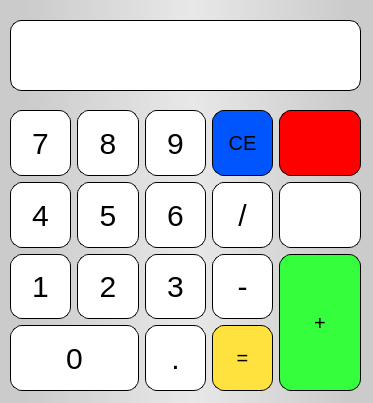
<?xml version="1.0" encoding="UTF-8"?>
<ui version="4.0">
 <class>Mainwindow</class>
 <widget class="QMainWindow" name="Mainwindow">
  <property name="geometry">
   <rect>
    <x>0</x>
    <y>0</y>
    <width>373</width>
    <height>403</height>
   </rect>
  </property>
  <property name="windowTitle">
   <string>Calculadora</string>
  </property>
  <property name="windowIcon">
   <iconset>
    <normaloff>iconjanela1.jpg</normaloff>iconjanela1.jpg</iconset>
  </property>
  <widget class="QWidget" name="centralwidget">
   <property name="styleSheet">
    <string notr="true">QPushButton{
	border: 1px solid black;
	font-size: 30px;
	color: black;
	background-color:white;
	border-radius: 12px;
	font: 22pt &quot;Bahnschrift&quot;;
}

QPushButton:hover{
	color: rgb(61,61,61);
	background-color: rgb(238,238,238);
}

QWidget#centralwidget{
	background-color: qlineargradient(spread:repeat, x1:0, y1:0, x2:1, y2:0, stop:0.0681818 rgba(203, 203, 203, 255), stop:0.514124 rgba(232, 232, 232, 255), stop:0.931818 rgba(203, 203, 203, 255));
}

QLabel#visor{
	border: 1px solid black;
	font-size: 30px;
	color: black;
	background-color:white;
	border-radius: 11px;
}

QPushButton#btdelete{
	font-size: 20px;
	color: black;
	background-color:red;
	border-radius: 12px;
	box-shadow:  ;
}
QPushButton#btdelete:hover{
	color: rgb(61,61,61);
	background-color: rgb(238,238,238);
}

QPushButton#btsoma{
	font-size: 20px;
	color: black;
	background-color: rgb(53, 255, 60);
	border-radius: 12px;
}
QPushButton#btsoma:hover{
	color: rgb(61,61,61);
	background-color: rgb(238,238,238);
}

QPushButton#btigual{
	font-size: 20px;
	background-color: rgb(255, 226, 62);
	border-radius: 12px;
}
QPushButton#btigual:hover{
	color: rgb(61,61,61);
	background-color: rgb(238,238,238);
}

QPushButton#btce{
	font-size: 20px;
	
	background-color: rgb(0, 85, 255);
	border-radius: 12px;
}
QPushButton#btce:hover{
	color: rgb(61,61,61);
	background-color: rgb(238,238,238);
}

</string>
   </property>
   <widget class="QLabel" name="visor">
    <property name="geometry">
     <rect>
      <x>10</x>
      <y>20</y>
      <width>351</width>
      <height>71</height>
     </rect>
    </property>
    <property name="styleSheet">
     <string notr="true">QLabel#visor{
	border: 1px solid black;
	color: black;
	background-color:white;
	border-radius: 11px;
	font: 30pt &quot;Bahnschrift&quot;;
}</string>
    </property>
    <property name="text">
     <string/>
    </property>
    <property name="alignment">
     <set>Qt::AlignRight|Qt::AlignTrailing|Qt::AlignVCenter</set>
    </property>
   </widget>
   <widget class="QWidget" name="gridLayoutWidget">
    <property name="geometry">
     <rect>
      <x>10</x>
      <y>110</y>
      <width>351</width>
      <height>281</height>
     </rect>
    </property>
    <layout class="QGridLayout" name="gridLayout">
     <item row="2" column="1">
      <widget class="QPushButton" name="bt2">
       <property name="sizePolicy">
        <sizepolicy hsizetype="MinimumExpanding" vsizetype="Preferred">
         <horstretch>0</horstretch>
         <verstretch>13</verstretch>
        </sizepolicy>
       </property>
       <property name="text">
        <string>2</string>
       </property>
      </widget>
     </item>
     <item row="1" column="3">
      <widget class="QPushButton" name="btdiv">
       <property name="sizePolicy">
        <sizepolicy hsizetype="MinimumExpanding" vsizetype="Preferred">
         <horstretch>0</horstretch>
         <verstretch>13</verstretch>
        </sizepolicy>
       </property>
       <property name="text">
        <string>/</string>
       </property>
      </widget>
     </item>
     <item row="3" column="2">
      <widget class="QPushButton" name="btponto">
       <property name="sizePolicy">
        <sizepolicy hsizetype="MinimumExpanding" vsizetype="Preferred">
         <horstretch>0</horstretch>
         <verstretch>13</verstretch>
        </sizepolicy>
       </property>
       <property name="text">
        <string>.</string>
       </property>
      </widget>
     </item>
     <item row="0" column="2">
      <widget class="QPushButton" name="bt9">
       <property name="sizePolicy">
        <sizepolicy hsizetype="MinimumExpanding" vsizetype="Preferred">
         <horstretch>0</horstretch>
         <verstretch>13</verstretch>
        </sizepolicy>
       </property>
       <property name="text">
        <string>9</string>
       </property>
      </widget>
     </item>
     <item row="0" column="0">
      <widget class="QPushButton" name="bt7">
       <property name="sizePolicy">
        <sizepolicy hsizetype="MinimumExpanding" vsizetype="Preferred">
         <horstretch>0</horstretch>
         <verstretch>13</verstretch>
        </sizepolicy>
       </property>
       <property name="text">
        <string>7</string>
       </property>
      </widget>
     </item>
     <item row="3" column="3">
      <widget class="QPushButton" name="btigual">
       <property name="sizePolicy">
        <sizepolicy hsizetype="MinimumExpanding" vsizetype="Preferred">
         <horstretch>0</horstretch>
         <verstretch>13</verstretch>
        </sizepolicy>
       </property>
       <property name="text">
        <string>=</string>
       </property>
      </widget>
     </item>
     <item row="1" column="2">
      <widget class="QPushButton" name="bt6">
       <property name="sizePolicy">
        <sizepolicy hsizetype="MinimumExpanding" vsizetype="Preferred">
         <horstretch>0</horstretch>
         <verstretch>13</verstretch>
        </sizepolicy>
       </property>
       <property name="text">
        <string>6</string>
       </property>
      </widget>
     </item>
     <item row="1" column="1">
      <widget class="QPushButton" name="bt5">
       <property name="sizePolicy">
        <sizepolicy hsizetype="MinimumExpanding" vsizetype="Preferred">
         <horstretch>0</horstretch>
         <verstretch>13</verstretch>
        </sizepolicy>
       </property>
       <property name="text">
        <string>5</string>
       </property>
      </widget>
     </item>
     <item row="2" column="3">
      <widget class="QPushButton" name="btsub">
       <property name="sizePolicy">
        <sizepolicy hsizetype="MinimumExpanding" vsizetype="Preferred">
         <horstretch>0</horstretch>
         <verstretch>13</verstretch>
        </sizepolicy>
       </property>
       <property name="text">
        <string>-</string>
       </property>
      </widget>
     </item>
     <item row="1" column="4">
      <widget class="QPushButton" name="btmult">
       <property name="sizePolicy">
        <sizepolicy hsizetype="MinimumExpanding" vsizetype="Preferred">
         <horstretch>0</horstretch>
         <verstretch>13</verstretch>
        </sizepolicy>
       </property>
       <property name="text">
        <string/>
       </property>
       <property name="icon">
        <iconset>
         <normaloff>asterisco.png</normaloff>asterisco.png</iconset>
       </property>
       <property name="iconSize">
        <size>
         <width>16</width>
         <height>16</height>
        </size>
       </property>
      </widget>
     </item>
     <item row="2" column="0">
      <widget class="QPushButton" name="bt1">
       <property name="sizePolicy">
        <sizepolicy hsizetype="MinimumExpanding" vsizetype="Preferred">
         <horstretch>0</horstretch>
         <verstretch>13</verstretch>
        </sizepolicy>
       </property>
       <property name="text">
        <string>1</string>
       </property>
      </widget>
     </item>
     <item row="0" column="3">
      <widget class="QPushButton" name="btce">
       <property name="sizePolicy">
        <sizepolicy hsizetype="MinimumExpanding" vsizetype="Preferred">
         <horstretch>0</horstretch>
         <verstretch>13</verstretch>
        </sizepolicy>
       </property>
       <property name="text">
        <string>CE</string>
       </property>
      </widget>
     </item>
     <item row="0" column="4">
      <widget class="QPushButton" name="btdelete">
       <property name="sizePolicy">
        <sizepolicy hsizetype="MinimumExpanding" vsizetype="Preferred">
         <horstretch>0</horstretch>
         <verstretch>13</verstretch>
        </sizepolicy>
       </property>
       <property name="text">
        <string/>
       </property>
       <property name="icon">
        <iconset>
         <normaloff>deleteicon.png</normaloff>deleteicon.png</iconset>
       </property>
       <property name="iconSize">
        <size>
         <width>25</width>
         <height>25</height>
        </size>
       </property>
      </widget>
     </item>
     <item row="0" column="1">
      <widget class="QPushButton" name="bt8">
       <property name="sizePolicy">
        <sizepolicy hsizetype="MinimumExpanding" vsizetype="Preferred">
         <horstretch>0</horstretch>
         <verstretch>13</verstretch>
        </sizepolicy>
       </property>
       <property name="text">
        <string>8</string>
       </property>
      </widget>
     </item>
     <item row="2" column="2">
      <widget class="QPushButton" name="bt3">
       <property name="sizePolicy">
        <sizepolicy hsizetype="MinimumExpanding" vsizetype="Preferred">
         <horstretch>0</horstretch>
         <verstretch>13</verstretch>
        </sizepolicy>
       </property>
       <property name="text">
        <string>3</string>
       </property>
      </widget>
     </item>
     <item row="1" column="0">
      <widget class="QPushButton" name="bt4">
       <property name="sizePolicy">
        <sizepolicy hsizetype="MinimumExpanding" vsizetype="Preferred">
         <horstretch>0</horstretch>
         <verstretch>13</verstretch>
        </sizepolicy>
       </property>
       <property name="text">
        <string>4</string>
       </property>
      </widget>
     </item>
     <item row="3" column="0" colspan="2">
      <widget class="QPushButton" name="bt0">
       <property name="sizePolicy">
        <sizepolicy hsizetype="MinimumExpanding" vsizetype="Preferred">
         <horstretch>0</horstretch>
         <verstretch>13</verstretch>
        </sizepolicy>
       </property>
       <property name="text">
        <string>0</string>
       </property>
      </widget>
     </item>
     <item row="2" column="4" rowspan="2">
      <widget class="QPushButton" name="btsoma">
       <property name="enabled">
        <bool>true</bool>
       </property>
       <property name="sizePolicy">
        <sizepolicy hsizetype="MinimumExpanding" vsizetype="Preferred">
         <horstretch>0</horstretch>
         <verstretch>13</verstretch>
        </sizepolicy>
       </property>
       <property name="text">
        <string>+</string>
       </property>
      </widget>
     </item>
    </layout>
   </widget>
  </widget>
 </widget>
 <resources>
  <include location="resource.qrc"/>
 </resources>
 <connections/>
</ui>
